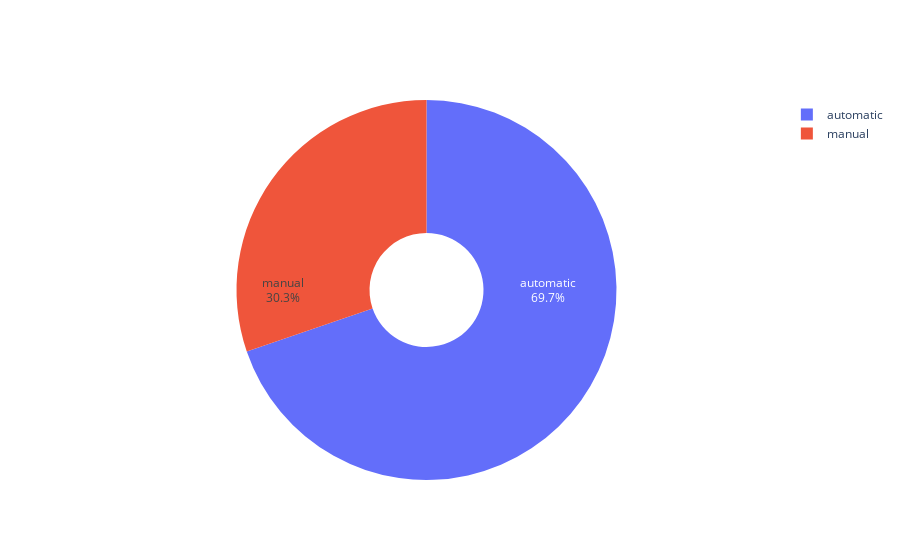

The cell this chart's notebook holds for it:
### Code cell
# Distribution of transmission
data_pie = df['transmission'].value_counts()

fig = go.Figure(data=[go.Pie(labels=data_pie.index, values=data_pie.tolist(), textinfo='label+percent',insidetextorientation='radial')])

fig.update_traces(hole=.3, hoverinfo="label+percent+name")

### Figure 1 — Plotly figure (JSON) as saved in the notebook; plotly's stock layout.template omitted (floating-point values rounded to 4 significant figures)
{"data": [{"hole": 0.3, "hoverinfo": "label+percent+name", "insidetextorientation": "radial", "labels": ["automatic", "manual"], "textinfo": "label+percent", "type": "pie", "values": [1397, 606]}], "layout": {}}
